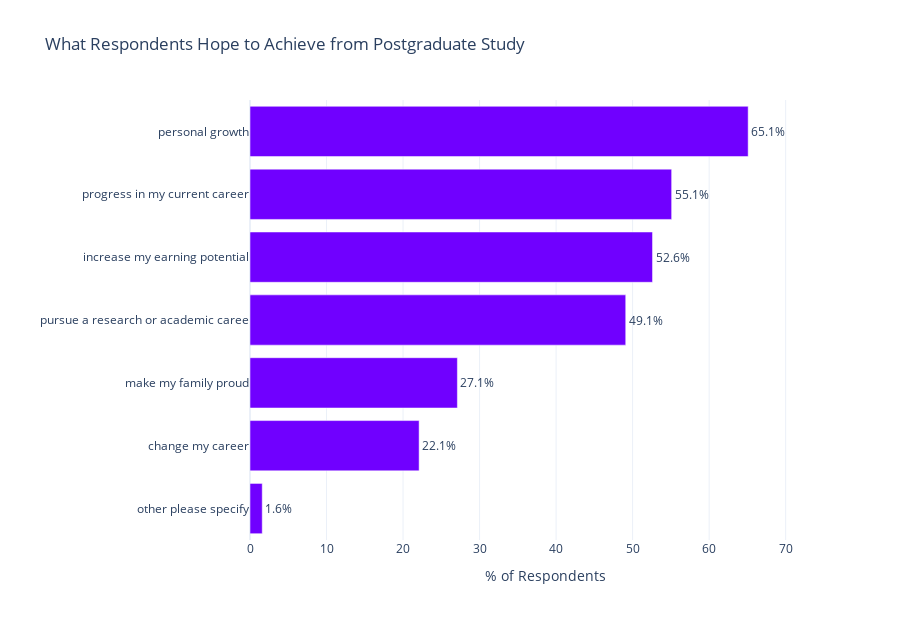

Source (notebook cell):
### Code cell
# What Respondents Hope to Achieve
achieve_cols = [c for c in df_complete.columns if c.startswith('achieve_')]

if achieve_cols:
    achieve_pcts = {}
    for col in achieve_cols:
        col_clean = col.replace('achieve_', '').replace('_', ' ')
        pct = df_complete[col].sum() / len(df_complete) * 100
        achieve_pcts[col_clean] = pct
    
    achieve_sorted = sorted(achieve_pcts.items(), key=lambda x: x[1], reverse=True)
    achieve_sorted = [(k, v) for k, v in achieve_sorted if v > 1 or 'other' not in k.lower()]
    
    labels = [x[0][:35] for x in achieve_sorted]
    values = [round(x[1], 1) for x in achieve_sorted]
    
    fig = go.Figure(go.Bar(
        y=labels[::-1],
        x=values[::-1],
        orientation='h',
        marker_color=TUOS['violet'],
        text=[f'{v}%' for v in values[::-1]],
        textposition='outside',
        cliponaxis=False,
        hovertemplate='%{y}: %{x}%<extra></extra>'
    ))
    
    fig.update_layout(
        title='What Respondents Hope to Achieve from Postgraduate Study',
        xaxis_title='% of Respondents',
        height=620,
        template='plotly_white',
        margin=dict(l=250, r=60),
        xaxis=dict(range=[0, max(values) + 12])
    )
    fig.show()

### Figure 1 — Plotly figure (JSON) as saved in the notebook; plotly's stock layout.template omitted (floating-point values rounded to 4 significant figures)
{"data": [{"cliponaxis": false, "hovertemplate": "%{y}: %{x}%<extra></extra>", "marker": {"color": "#7000FF"}, "orientation": "h", "text": ["1.6%", "22.1%", "27.1%", "49.1%", "52.6%", "55.1%", "65.1%"], "textposition": "outside", "type": "bar", "x": [1.6, 22.1, 27.1, 49.1, 52.6, 55.1, 65.1], "y": ["other please specify", "change my career", "make my family proud", "pursue a research or academic caree", "increase my earning potential", "progress in my current career", "personal growth"]}], "layout": {"height": 620, "margin": {"l": 250, "r": 60}, "title": {"text": "What Respondents Hope to Achieve from Postgraduate Study"}, "xaxis": {"range": [0, 77.1], "title": {"text": "% of Respondents"}}}}
